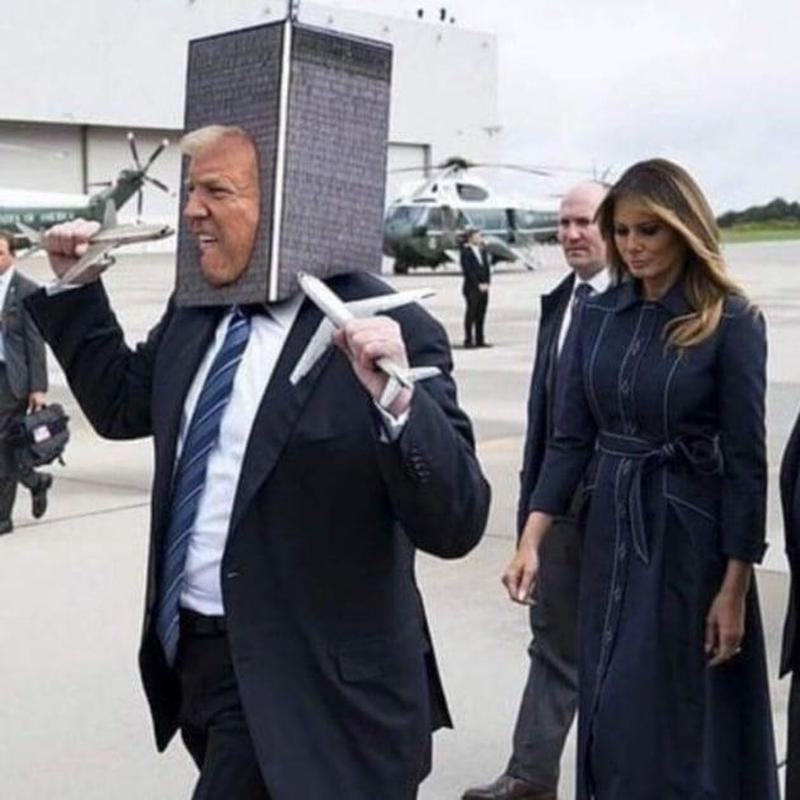
#> input picture data/img/img_bin/IMG002_10100.jpg, 800 x 800 px; its folder holds 4 pictures in this run
$ python visual_laplace.py
#> lines starting #> are read from the running program, lines starting #| are printed output that depends on the picture
# ===== Laplace pro Bild (ohne Gaze/CSV): normalisierte Laplace-Varianz → per-file CSV =====
# Bits (optional, falls im Dateinamen vorhanden): ["meme","ort","person","politik","text"]
# Dateiname: ..._<5bit>.jpg|.png  (z. B. P01_IMG004_10100.jpg)

from pathlib import Path
import argparse, os, re
import numpy as np
import pandas as pd
from skimage import io, color, filters

# --------------------------------------------------------------------------------------
# CLI / Pfade
# --------------------------------------------------------------------------------------
def parse_args():
    p = argparse.ArgumentParser(description="Laplace pro Bild (ohne Gaze): normalisierte Laplace-Varianz")
    # Eingabe (repo-relativ ODER absolut)
    p.add_argument("--input-img", default=os.environ.get("EWS_IMG_DIR", "EWS/data/img/img_bin"),
                   help="Bild-Ordner (jpg/png; repo-relativ oder absolut).")
    # Output (repo-relativ ODER absolut)
    p.add_argument("--out", "-o", default=os.environ.get("EWS_OUT_DIR", "EWS/code/kontraste/laplace_per_image"),
                   help="Output-Ordner für CSV.")
    # Metrik-Parameter
    p.add_argument("--sigma", type=float, default=1.0,
                   help="Gauss-Glättung vor Laplace (σ). 0 = aus.")
    # Dateiname für per-file CSV
    p.add_argument("--per-file-csv", default="laplace_per_file.csv",
                   help="Dateiname für die per-File-CSV (relativ zu --out).")
    return p.parse_args()

ARGS = parse_args()

SCRIPT_DIR = Path(__file__).resolve().parent
# Repo-Root: zwei Ebenen hoch (…/EWS/), falls dein Skript in …/EWS/code/… liegt
REPO_ROOT  = SCRIPT_DIR.parents[2] if len(SCRIPT_DIR.parents) >= 2 else SCRIPT_DIR

def resolve_path(maybe_path: str, default_root: Path) -> Path:
    return (Path(maybe_path) if maybe_path and Path(maybe_path).is_absolute()
            else (default_root / (maybe_path or "") )).resolve()

IMG_DIR = resolve_path(ARGS.input_img, REPO_ROOT)
OUT_DIR = resolve_path(ARGS.out, REPO_ROOT)
OUT_DIR.mkdir(parents=True, exist_ok=True)

# Dateien einsammeln (case-insensitive)
img_exts = ("*.jpg","*.jpeg","*.png","*.JPG","*.JPEG","*.PNG")
image_paths = sorted({str(p) for ext in img_exts for p in IMG_DIR.rglob(ext)})
if not image_paths:
    raise SystemExit(f"Keine Bilder gefunden in: {IMG_DIR}")

print(f"[Info] IMG_DIR : {IMG_DIR}  ({len(image_paths)} Bilder)")
print(f"[Info] OUT_DIR : {OUT_DIR}")

# --------------------------------------------------------------------------------------
# Optional: Label aus 5-Bit-Maske im Dateinamen
# --------------------------------------------------------------------------------------
BIT_ORDER = ["meme", "ort", "person", "politik", "text"]   # 10000=meme, 00001=text
BIN_RE = re.compile(r"_(?P<mask>[01]{5})(?=\.[A-Za-z0-9]+$)")

def extract_mask_and_label(path: str):
    base = Path(path).name
    m = BIN_RE.search(base)
    if not m:
        return None, "none"
    mask = m.group("mask")
    cats = [BIT_ORDER[i] for i, b in enumerate(mask) if b == "1"]
    label = "_".join(cats) if cats else "none"
    return mask, label

# --------------------------------------------------------------------------------------
# Bild laden (Graustufen [0,1]) & Laplace-Metrik
# --------------------------------------------------------------------------------------
def load_gray01(path: str) -> np.ndarray:
#> called with path = 'data/img/img_bin/IMG002_10100.jpg'
    img = io.imread(path)
#> img is the input picture: shape (800, 800, 3); mean R, G, B 120.9, 120.1, 126.7
    if img.ndim == 2:
        g = img.astype(np.float32)
        if g.max() > 1.0: g /= 255.0
        return g
    if img.ndim == 3:
        if img.shape[2] >= 3:
            img = img[..., :3]
        img = img.astype(np.float32)
        if img.max() > 1.0: img /= 255.0
        return color.rgb2gray(img).astype(np.float32)
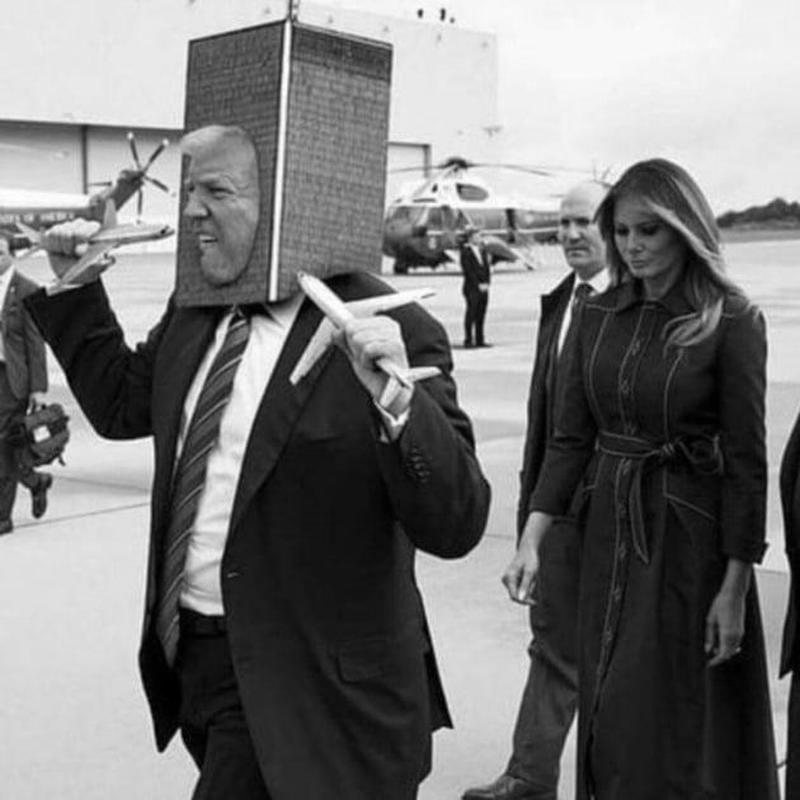
#> returned value: shape (800, 800) float32; min 0, max 1, mean 0.474
    raise ValueError(f"Unsupported image shape: {img.shape}")

def laplacian_var_norm(gray01: np.ndarray, sigma: float = 1.0) -> float:
    """
    Normalisierte Laplace-Varianz:
      1) optional glätten (Gaussian σ)
      2) Laplace-Filter (ksize=3)
      3) var(L) / (var(I_smooth) + eps)
    """
#> called with sigma = 1
    I = gray01
    if sigma > 0:
        I = filters.gaussian(I, sigma=sigma, preserve_range=True)
    L = filters.laplace(I, ksize=3)
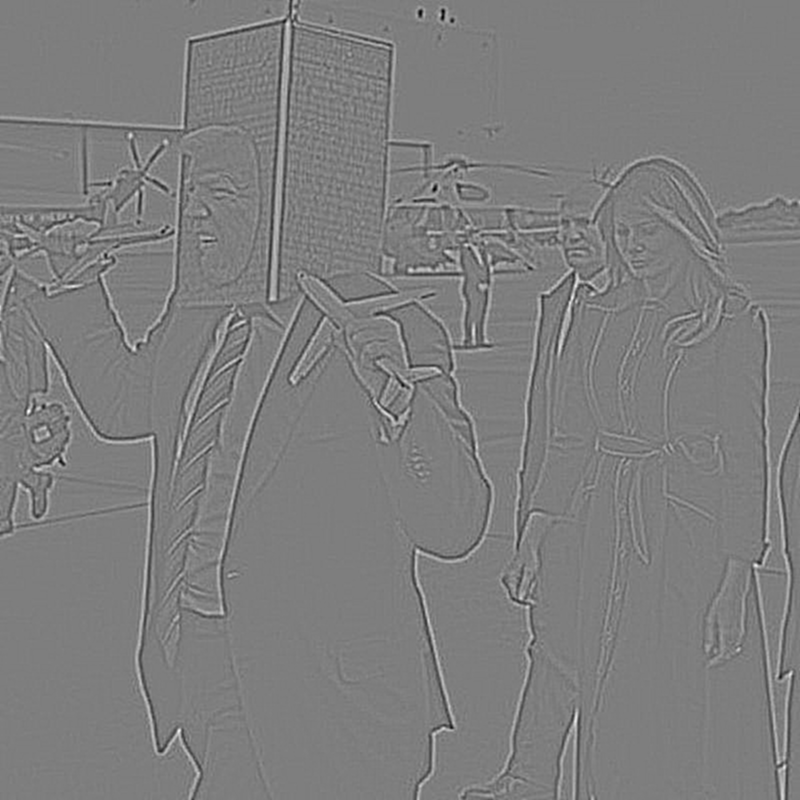
#> L: shape (800, 800) float32; min -0.194, max 0.198, mean 5.4e-12; drawn with min black and max white
    vL = float(np.var(L, ddof=0))
#> vL = 0.000381
    vI = float(np.var(I, ddof=0))
#> vI = 0.121
    return float(vL / (vI + 1e-12))

# --------------------------------------------------------------------------------------
# 1) Pro Bild: Metrik berechnen und in CSV schreiben
# --------------------------------------------------------------------------------------
rows, errors = [], 0
for p in image_paths:
    try:
        g = load_gray01(p)
        val = laplacian_var_norm(g, sigma=max(0.0, ARGS.sigma))
#> val = 0.00316
        mask, label = extract_mask_and_label(p)
        rows.append({
            "file_image": p,
            "stem": Path(p).stem,
            "mask": mask if mask is not None else "",
            "label": label,
            "lap_var_norm": val
        })
    except Exception as e:
        errors += 1
        print(f"[Warnung] Fehler bei {p}: {e}")
#> pass 2 of the loop `for p in image_paths:`:
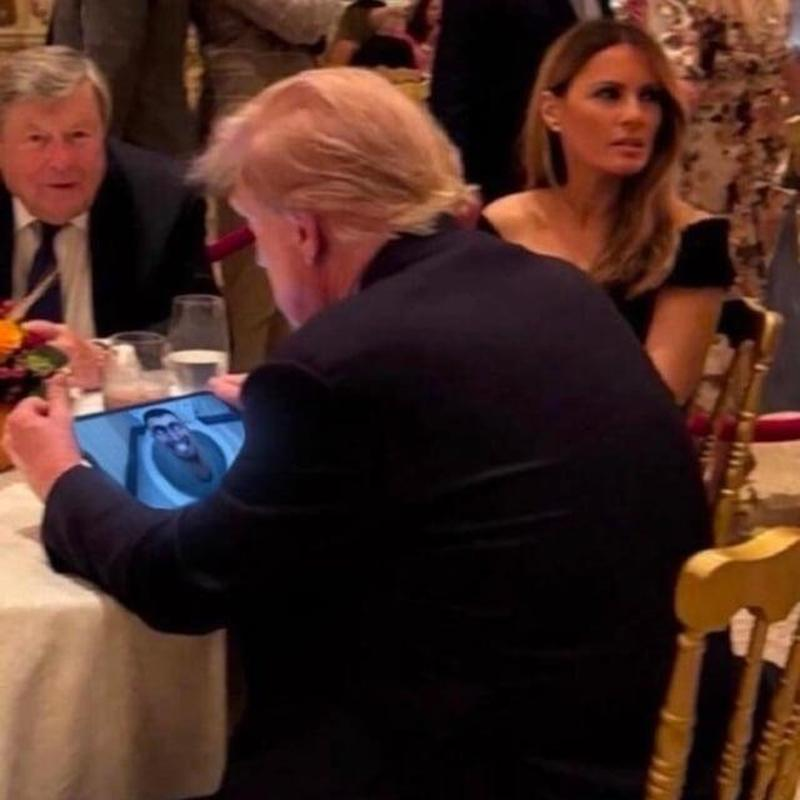
#> input picture data/img/img_bin/IMG008_10100.jpg, 800 x 800 px
#> in load_gray01, img is the input picture: shape (800, 800, 3); mean R, G, B 70.8, 42.6, 35.1
#> in load_gray01 (call 2), `return color.rgb2gray(img).astype(np.float32)`:
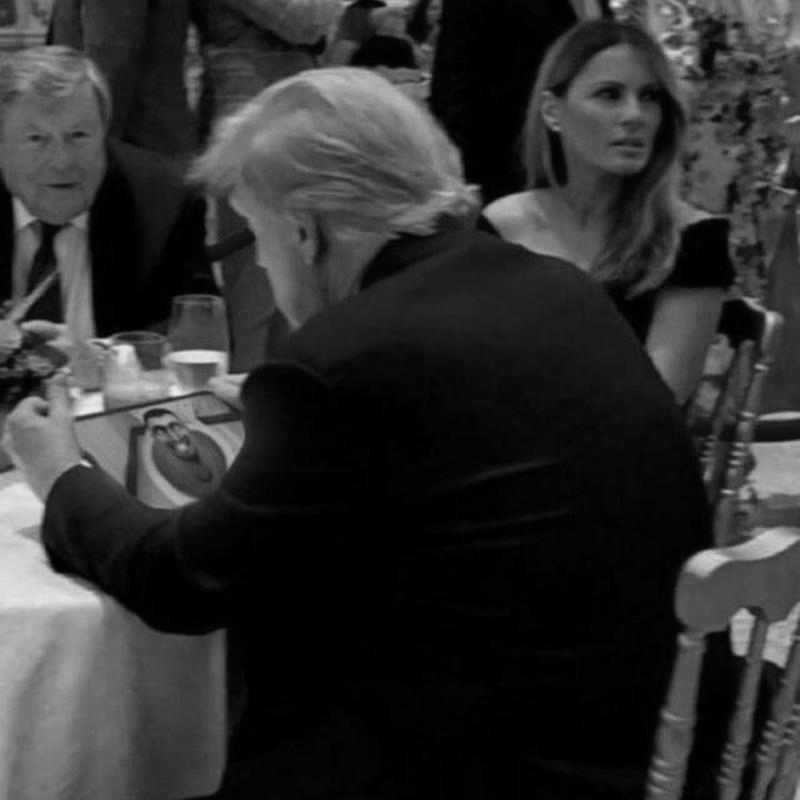
#> returned value: shape (800, 800) float32; min 0, max 0.936, mean 0.189
#> in laplacian_var_norm (call 2), `L = filters.laplace(I, ksize=3)`:
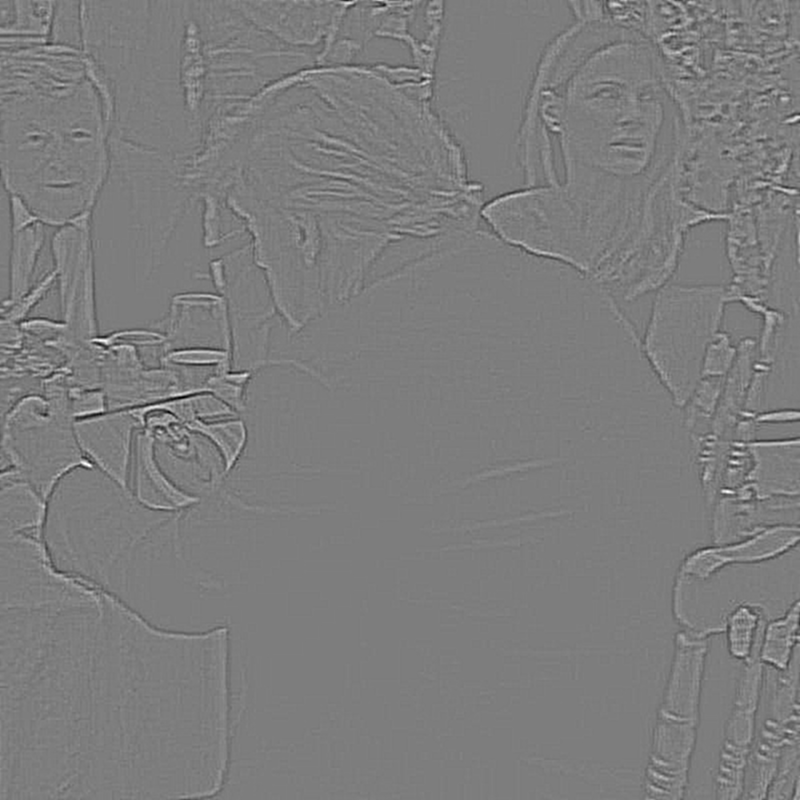
#> L: shape (800, 800) float32; min -0.118, max 0.121, mean 5.03e-12; drawn with min black and max white
#> vL = 7.84e-05
#> vI = 0.0379
#> val = 0.00207
#> pass 3 of the loop `for p in image_paths:`:
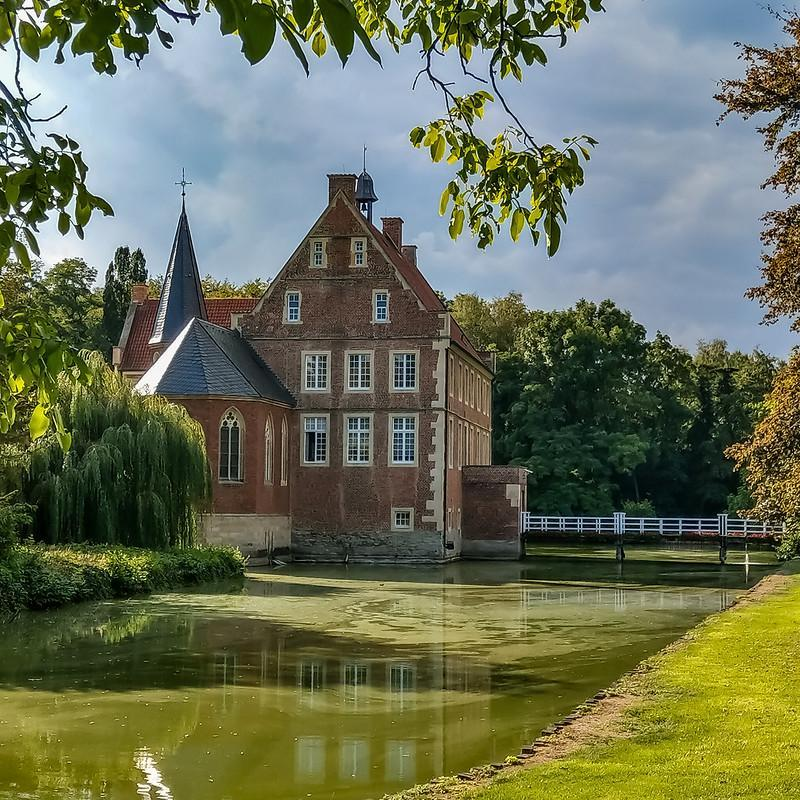
#> input picture data/img/img_bin/IMG014_01000.jpg, 800 x 800 px
#> in load_gray01, img is the input picture: shape (800, 800, 3); mean R, G, B 105.3, 112.2, 86.6
#> in load_gray01 (call 3), `return color.rgb2gray(img).astype(np.float32)`:
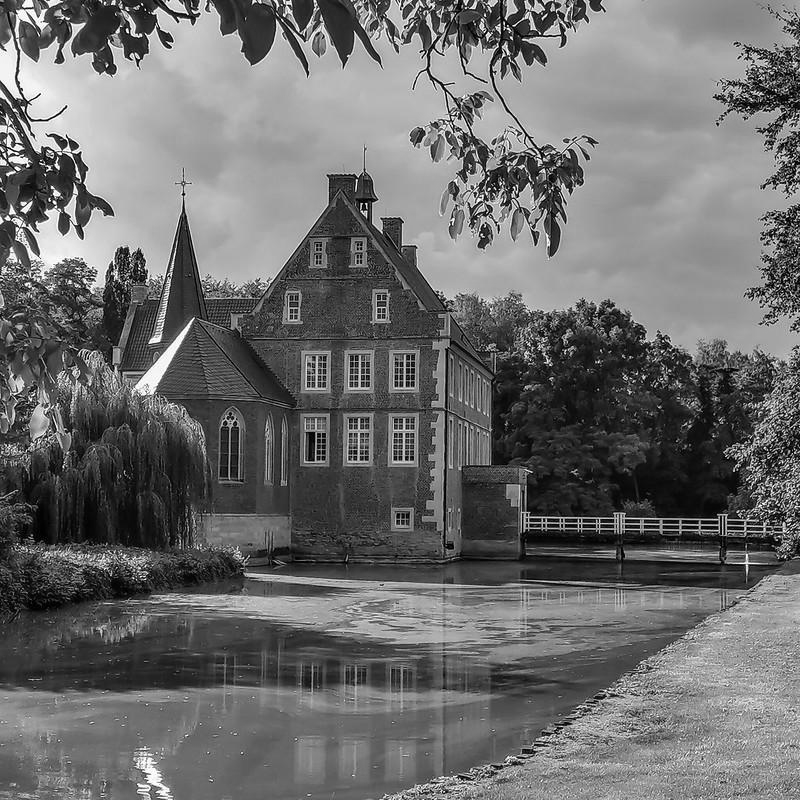
#> returned value: shape (800, 800) float32; min 0, max 1, mean 0.427
#> in laplacian_var_norm (call 3), `L = filters.laplace(I, ksize=3)`:
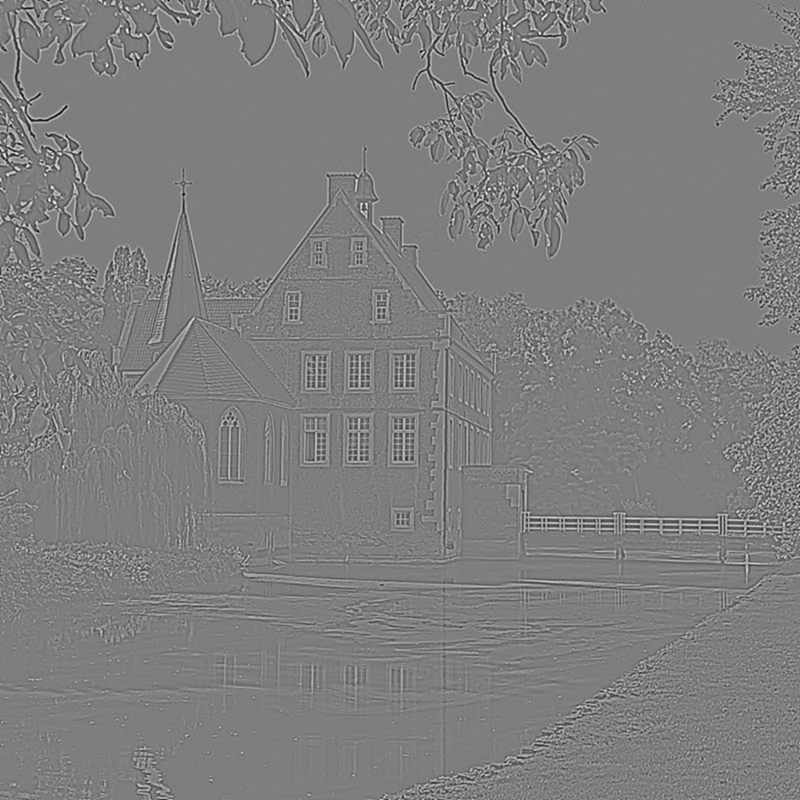
#> L: shape (800, 800) float32; min -0.404, max 0.411, mean 1.86e-12; drawn with min black and max white
#> vL = 0.00256
#> vI = 0.0428
#> val = 0.0598
#> the loop made 4 passes; the first 3 are shown

df = pd.DataFrame(rows).sort_values(["label","stem","file_image"])
out_csv = (OUT_DIR / ARGS.per_file_csv).resolve()
#> (the run stopped early here; a loop or call above may not have finished)
